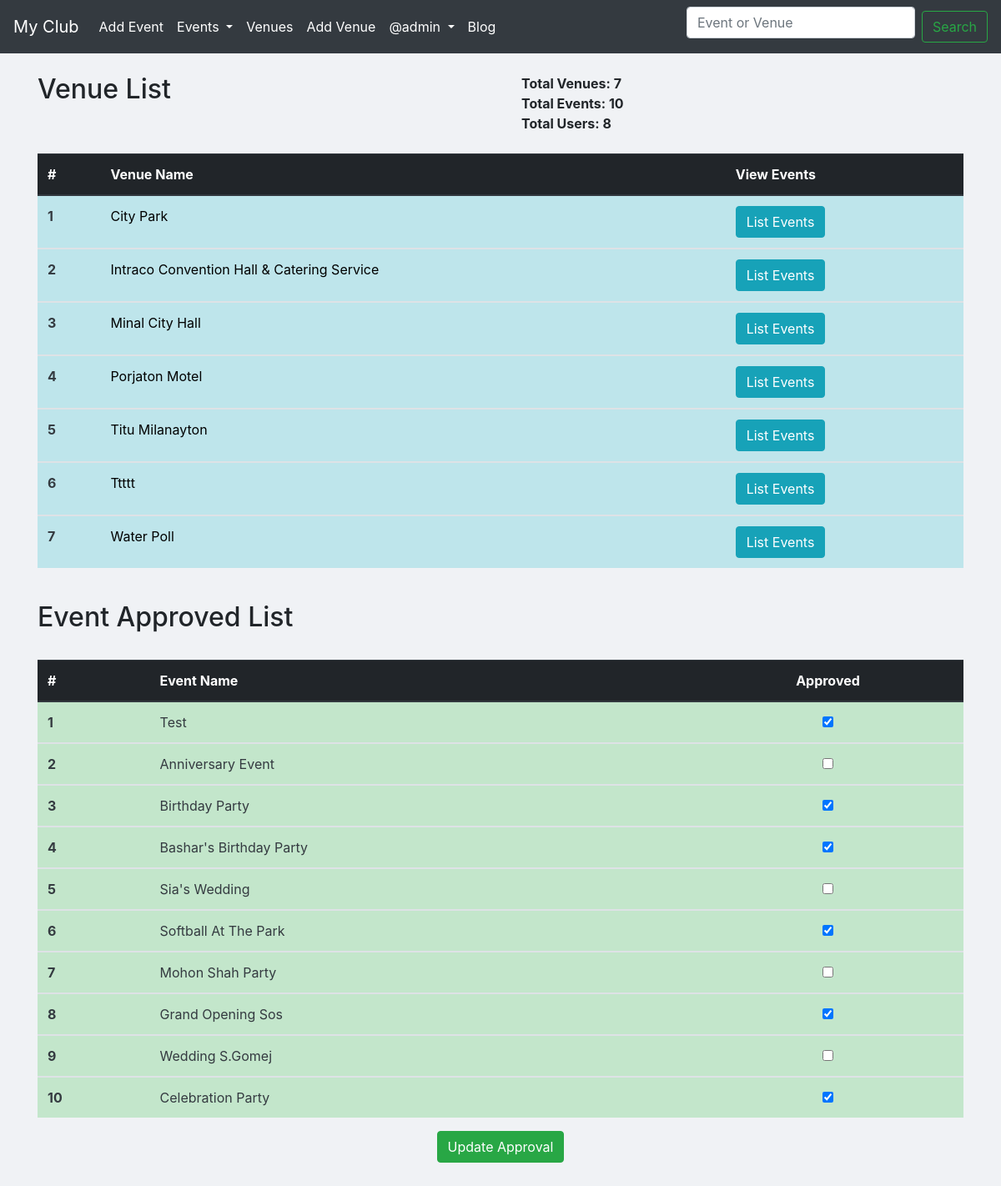
The app's page /admin-approval/ (signed in) with its own data.
### events/models.py (models this page shows, shortened)
class Venue(models.Model):
	name = models.CharField(verbose_name='Venue name', max_length=120)
	address = models.CharField(max_length=300)
	zip_code = models.CharField('Zip Code',max_length=10,blank=True)
	phone = models.CharField('Contact phone',max_length=15,blank=True)
	web = models.URLField('Website address', blank=True)
	email = models.EmailField('Email address',blank=True)
	owner = models.PositiveIntegerField(verbose_name='Venue Owner', blank=False, default=1)
	book = models.BooleanField(default=False, blank=True)
	images = models.ImageField(upload_to='venue/images/',verbose_name='Upload Image')

class Event(models.Model):
	name = models.CharField('Event name', max_length=120)
	event_date = models.DateTimeField('Event date')
	venue = models.ForeignKey(Venue, null=True, on_delete=models.CASCADE) # Many to One Relation
	manager = models.ForeignKey(User, blank=True,on_delete=models.CASCADE) # Many to one Relation
	description = models.TextField(blank=True)
	attendees = models.ManyToManyField(MyClubUser,blank=True) # Many to Many Relation
	approved = models.BooleanField("Approved", default=False)

### events/views.py (the view)
# urls.py: path('admin-approval/', views.AdminApproval, name='admin-approval'),
def AdminApproval(request):
	if request.user.is_authenticated:
		if request.user.is_superuser:
			venue_count = Venue.objects.all().count()
			venue_list = Venue.objects.all().order_by('name')
			events_list = Event.objects.all().order_by('-event_date')
			event_count = Event.objects.all().count()
			user_count = User.objects.all().count()
			if request.method == "POST":
				id_list = request.POST.getlist('boxes')
				events_list.update(approved=False)
				for x in id_list:
					Event.objects.filter(pk=int(x)).update(approved=True)
				messages.success(request,"Event approved update successfully..!")
				return redirect('list-events')
			else:
				context = {
					'venue_count':venue_count,
					'venue_list':venue_list,
					'events_list':events_list,
					'event_count':event_count,
					'user_count':user_count
				}
				return render(request, 'events/admin-approval.html',context)
		else:
			messages.success(request,'You are not Superuser...')
			return redirect('/')
	else:
		messages.success(request,'You are not login...')
		return redirect('login')

### events/templates/events/admin-approval.html (shortened to what this page needs)
{% extends 'events/base.html' %}
    {% block content %}
        <div class="row">
          <div class="col-6">
            <h2>Venue List</h2>
          </div>
          <div class="col-6">
            <strong style="padding:10px">Total Venues: {{ venue_count }}</strong><br>
            <strong style="padding:10px">Total Events: {{ event_count }}</strong><br>
            <strong style="padding:10px">Total Users: {{ user_count }}</strong>
          </div>
        </div><br>
        <table class="table table-hover table-dark">
            <thead>
              <tr>
                <th scope="col">#</th>
                <th scope="col">Venue Name</th>
                <th scope="col">View Events</th>
              </tr>
            </thead>{% for venue in venue_list %}
          <tbody>
            <tr class="table-info text-dark">
              <th scope="row">{{forloop.counter}}</th>
              <td><a class="float-left" style="color:black !important; text-decoration: none;" href="{% url 'show-venue' venue.id %}">{{venue.name | title }}</a></td>
              <td class="text-center"><a class="float-left btn btn-info" style="color:white !important; text-decoration: none;" href="{% url 'venue-events' venue.id %}">List Events</a></td>
            </tr>
          </tbody>{% endfor %}
        </table><br>
        <h2>Event Approved List</h2><br>
        <form action="" method="POST">
          <table class="table table-hover table-dark">
            <thead>
              <tr>
                <th scope="col">#</th>
                <th scope="col">Event Name</th>
                <th class="text-center" scope="col">Approved</th>
              </tr>
            </thead>{% for event in events_list %}
          <tbody>
            <tr class="table-success text-dark">
              <th scope="row">{{forloop.counter}}</th>
              <td>{{event.name | title}}</td>
              <td class="text-center">
                {% if event.approved %}
                <div class="from-check">
                  <input class="from-check-input" type="checkbox" checked='checked' value="{{event.id}}" name="boxes">
                </div>
                {% else %}
                <div class="from-check">
                  <input class="from-check-input" type="checkbox" value="{{event.id}}" name="boxes">
                </div>
                {% endif %}
              </td>
            </tr>
          </tbody>{% endfor %}
        </table>
      <p class="text-center"><button class="btn btn-success" type="submit">Update Approval</button></p>
      </form>
      <br><br>
    {% endblock content %}

### events/templates/events/navbar.html (shortened to what this page needs)
<nav class="navbar navbar-expand-lg navbar-dark bg-dark">
  <a class="navbar-brand" href="{% url 'home' %}">My Club</a>
  <div class="collapse navbar-collapse" id="navbarSupportedContent">
    <ul class="navbar-nav mr-auto">
      {% if request.user.is_authenticated %}
      <li class="nav-item active">
        <a class="nav-link" href="{% url 'add-event' %}">Add Event</a>
      </li>
      {% endif %}
      <li class="nav-item dropdown active">
        <a class="nav-link dropdown-toggle" href="#" id="navbarDropdown" role="button" data-toggle="dropdown" aria-haspopup="true" aria-expanded="false">
          Events
        </a>
      </li>
      <li class="nav-item active">
        <a class="nav-link" href="{% url 'list-venue' %}">Venues</a>
      </li>
      {% if request.user.is_authenticated %}
      <li class="nav-item active">
        <a class="nav-link" href="{% url 'add-venue' %}">Add Venue</a>
      </li>
      {% endif %}
      {% if request.user.is_authenticated %}
      <li class="nav-item dropdown active">
        <a class="nav-link dropdown-toggle" href="#" id="navbarDropdown" role="button" data-toggle="dropdown" aria-haspopup="true" aria-expanded="false">
          @{{user}}
        </a>
      </li>
      {% endif %}
      <li class="nav-item active">
        <a class="nav-link" href="{% url 'Blog:list-blog' %}">Blog</a>
      </li>
    </ul>
    <form class="form-inline my-2 my-lg-0" method="POST" action="{% url 'searchany' %}">
      <input class="form-control mr-sm-2" type="search" name="searched" placeholder="Event or Venue" aria-label="Search">
      <input class="btn btn-outline-success my-2 my-sm-0" type="submit" value="Search">
    </form>
  </div>
</nav>

### records on screen
Venue: name "City Park"
Venue: name "Intraco Convention Hall & Catering Service"
Venue: name "Minal City Hall"
Venue: name "Porjaton Motel"
Venue: name "Titu Milanayton"
Venue: name "Ttttt"
Venue: name "Water Poll"
Event: name "Test"
Event: name "Anniversary Event"
Event: name "Birthday Party"
Event: name "Bashar's Birthday Party"
Event: name "Sia's Wedding"
Event: name "Softball At The Park"
Event: name "Mohon Shah Party"
Event: name "Grand Opening Sos"
Event: name "Wedding S.Gomej"
Event: name "Celebration Party"

### other values on screen
{{ user }} "admin"
{{ venue_count }} "7"
{{ event_count }} "10"
{{ user_count }} "8"
